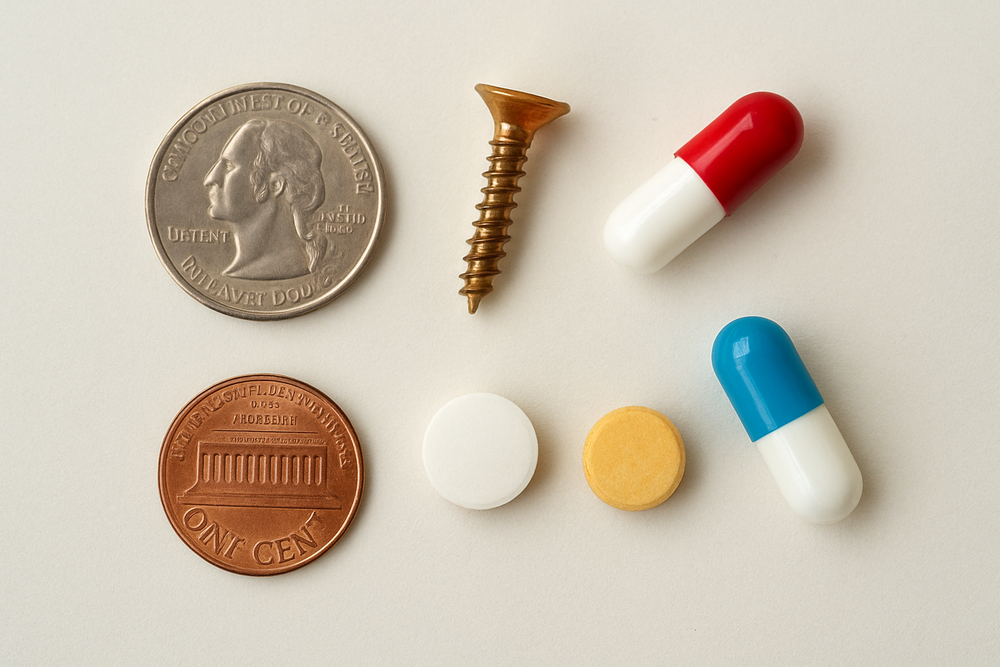
#> input picture images/object.png, 1000 x 667 px, shrunk from 1536 x 1024 before the run
$ python object_counter.py
#> lines starting #> are read from the running program, lines starting #| are printed output that depends on the picture; after the words box and inside, x2 and y2 are one past the last pixel; in counts of white or black regions, pixels touching at a corner belong together
#> the answer given: images/object.png
import cv2
import numpy as np

def count_objects(image_path):
    # Step 1: Read the image
#> called with image_path = 'images/object.png'
    image = cv2.imread(image_path)
#> image is the input picture: shape (667, 1000, 3); mean B, G, R 177.7, 193.3, 204.2
    if image is None:
        print("Error: Image not found. Check the path!")
        return

    # Step 2: Convert to grayscale
    gray = cv2.cvtColor(image, cv2.COLOR_BGR2GRAY)
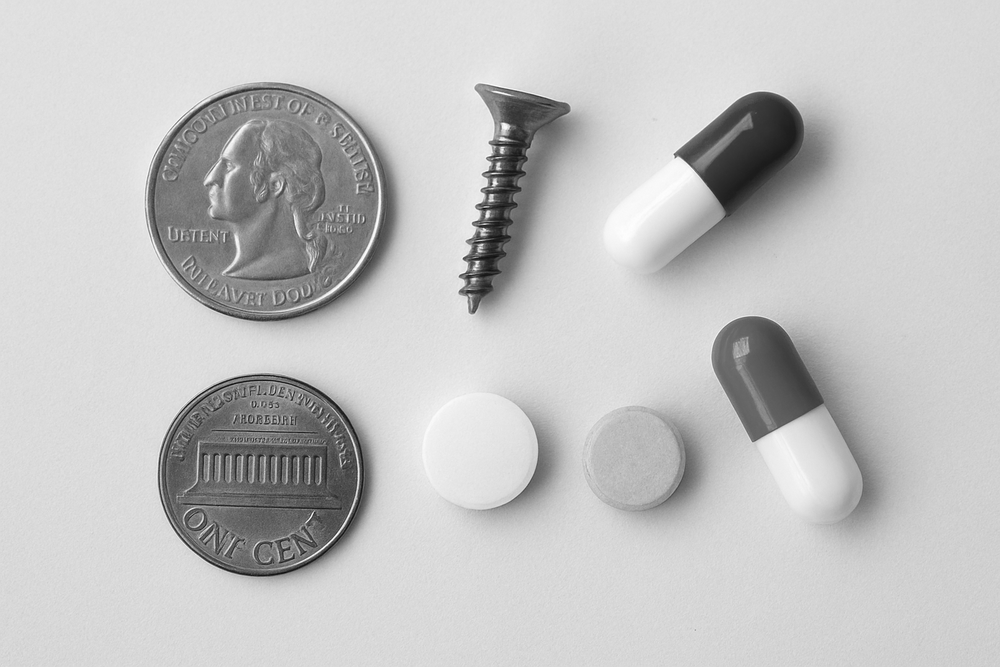
#> gray: shape (667, 1000); min 13, max 255, mean 194.8

    # Step 3: Apply Gaussian Blur (to remove noise)
    blur = cv2.GaussianBlur(gray, (7, 7), 0)

    # Step 4: Thresholding - Convert to pure black & white
    _, thresh = cv2.threshold(blur, 127, 255, cv2.THRESH_BINARY_INV + cv2.THRESH_OTSU)
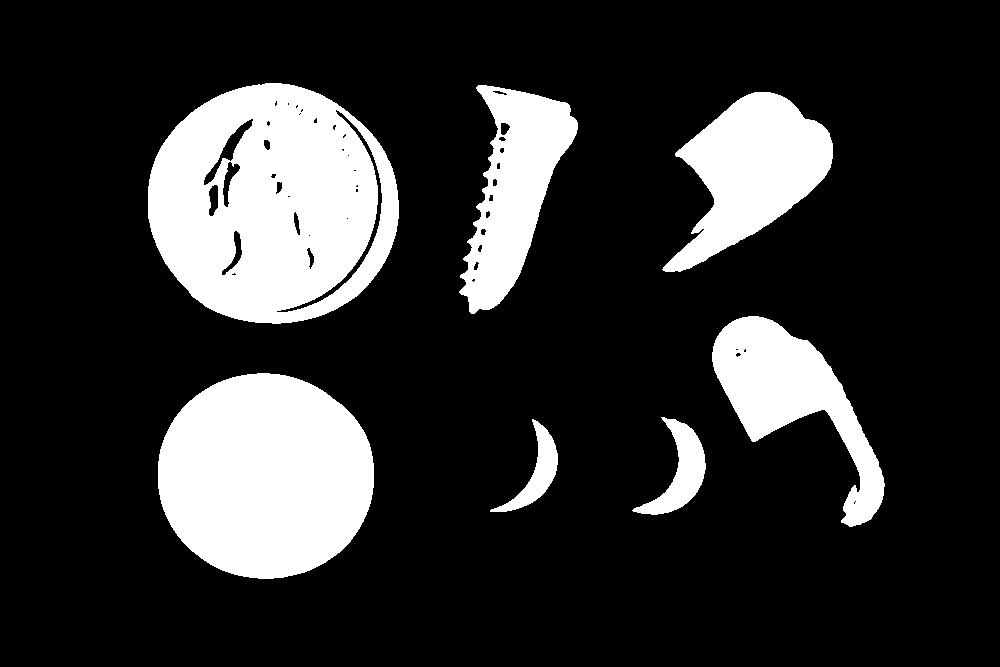
#> thresh: shape (667, 1000); 19.2% white; 7 white regions

    # Step 5: Find contours (edges of each object)
    contours, _ = cv2.findContours(thresh, cv2.RETR_EXTERNAL, cv2.CHAIN_APPROX_SIMPLE)
#> contours = 7 contours; box (x1, y1, x2, y2) and area: (148, 83, 399, 324) 46972, (158, 373, 374, 579) 34794, (662, 92, 833, 272) 15774, (459, 85, 578, 314) 13618, (712, 316, 885, 527) 13532, (632, 417, 706, 515) 2612, (490, 419, 558, 512) 1696

    # Step 6: Draw contours on the original image
    output = image.copy()
    cv2.drawContours(output, contours, -1, (0, 255, 0), 2)

    # Step 7: Count and display the number of objects
    object_count = len(contours)
#> object_count = 7
    print(f"✅ Objects detected: {object_count}")
#| ✅ Objects detected: 7

    # Step 8: Display the count on top of the image
    cv2.putText(output, f'Total Objects: {object_count}', (20, 40),
                cv2.FONT_HERSHEY_SIMPLEX, 1, (0, 0, 255), 2, cv2.LINE_AA)
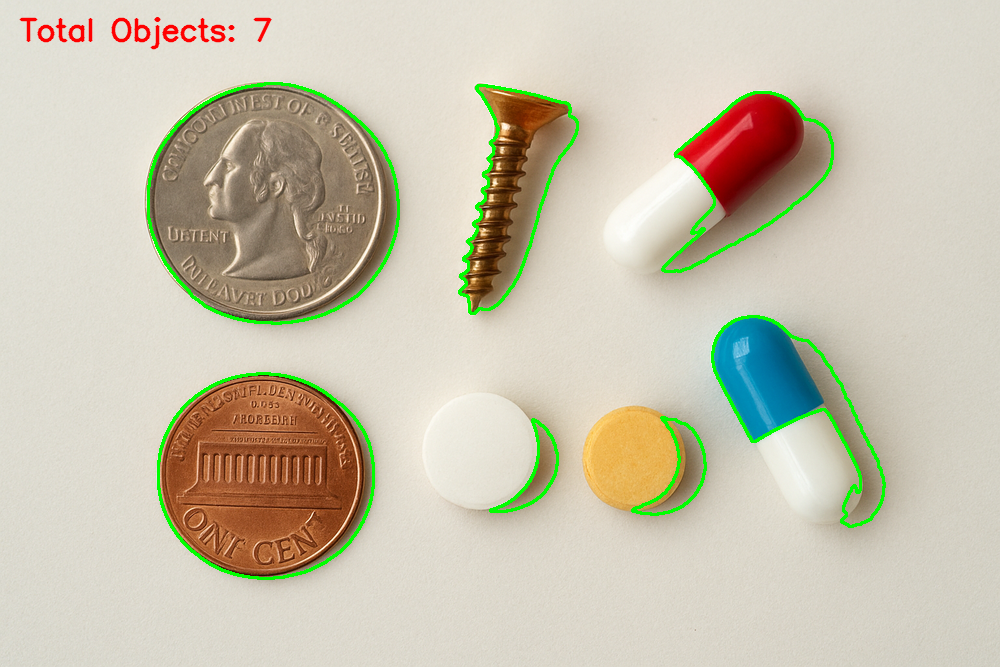
#> output: shape (667, 1000, 3); mean B, G, R 174.4, 194.8, 200.8

    # Step 9: Show the image
    cv2.imshow("Original Image", image)
    cv2.imshow("Processed Image with Contours", output)
    cv2.waitKey(0)
    cv2.destroyAllWindows()


# 🔹 MAIN PROGRAM EXECUTION
if __name__ == "__main__":
    path = input("Enter the path of the image file: ").strip()
    count_objects(path)
